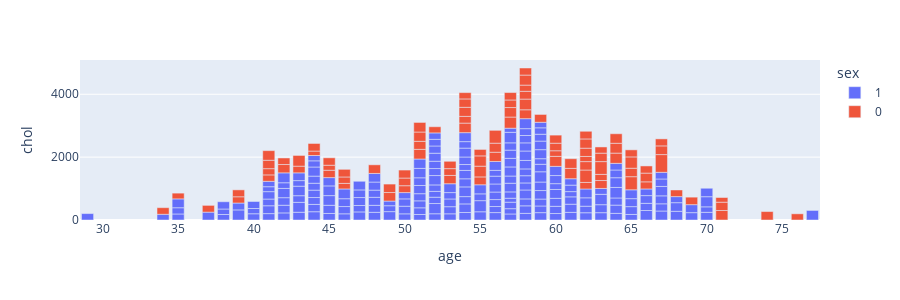

Notebook cell for this chart:
### Code cell
df1 = df
df1['sex'] = df1['sex'].astype(str)
fig = px.bar(df1, x='age', y='chol', hover_data=['oldpeak'], color='sex', height=300)
fig.show()

### Figure 1 — Plotly figure (JSON) as saved in the notebook; plotly's stock layout.template omitted (floating-point values rounded to 4 significant figures; data arrays with more than 128 entries replaced by an {"elided": "..."} marker saying what was removed)
{"data": [{"alignmentgroup": "True", "customdata": {"elided": "207x1 float values"}, "hovertemplate": "sex=1<br>age=%{x}<br>chol=%{y}<br>oldpeak=%{customdata[0]}<extra></extra>", "legendgroup": "1", "marker": {"color": "#636efa", "pattern": {"shape": ""}}, "name": "1", "offsetgroup": "1", "orientation": "v", "showlegend": true, "textposition": "auto", "type": "bar", "x": {"elided": "207 int values"}, "xaxis": "x", "y": {"elided": "207 int values"}, "yaxis": "y"}, {"alignmentgroup": "True", "customdata": [[1.4], [0.6], [1.3], [0.2], [1], [1.6], [0], [2.6], [1.8], [0.4], [0.8], [0], [1.4], [0], [0.8], [0.8], [1.5], [0.4], [0], [0], [0.5], [0.6], [0], [0], [0], [1.4], [0.6], [0], [0.2], [1.4], [0], [0.6], [1.6], [1.6], [1], [0], [0], [1.2], [0], [1.5], [0.2], [1.1], [0], [0], [0.2], [0], [0], [0], [2], [0], [0], [0], [0.7], [0], [0.1], [0.2], [0], [0], [0], [0], [0], [0.6], [0], [0.3], [1.1], [0.3], [0.9], [1.6], [0], [0], [0.6], [1.2], [3.6], [1], [0], [1.2], [6.2], [2.6], [1], [3], [1.2], [4], [4], [0], [1.9], [1.9], [1.4], [1], [1.8], [3.4], [0], [2], [2.8], [0], [0.2], [0]], "hovertemplate": "sex=0<br>age=%{x}<br>chol=%{y}<br>oldpeak=%{customdata[0]}<extra></extra>", "legendgroup": "0", "marker": {"color": "#EF553B", "pattern": {"shape": ""}}, "name": "0", "offsetgroup": "0", "orientation": "v", "showlegend": true, "textposition": "auto", "type": "bar", "x": [41, 57, 56, 48, 58, 50, 58, 66, 69, 71, 65, 41, 46, 54, 65, 65, 51, 53, 53, 53, 51, 44, 63, 57, 71, 35, 45, 62, 43, 55, 60, 42, 67, 54, 58, 54, 45, 62, 63, 68, 45, 50, 50, 64, 64, 37, 46, 46, 64, 41, 54, 39, 34, 67, 52, 74, 54, 49, 41, 49, 60, 51, 42, 67, 76, 44, 60, 71, 66, 39, 58, 55, 62, 65, 61, 51, 62, 60, 61, 43, 62, 63, 56, 59, 56, 62, 62, 66, 63, 55, 58, 55, 58, 63, 57, 57], "xaxis": "x", "y": [204, 354, 294, 275, 283, 219, 340, 226, 239, 302, 417, 198, 177, 304, 269, 360, 308, 264, 216, 234, 256, 141, 252, 303, 265, 183, 234, 209, 213, 250, 318, 265, 564, 214, 248, 288, 160, 394, 195, 211, 236, 244, 254, 325, 313, 215, 204, 243, 303, 268, 267, 199, 210, 277, 196, 269, 201, 271, 306, 269, 178, 295, 209, 223, 197, 242, 240, 149, 278, 220, 197, 342, 268, 225, 330, 305, 164, 258, 307, 341, 263, 407, 288, 249, 409, 294, 244, 228, 269, 327, 319, 205, 225, 197, 241, 236], "yaxis": "y"}], "layout": {"barmode": "relative", "height": 300, "legend": {"title": {"text": "sex"}, "tracegroupgap": 0}, "margin": {"t": 60}, "xaxis": {"anchor": "y", "domain": [0, 1], "title": {"text": "age"}}, "yaxis": {"anchor": "x", "domain": [0, 1], "title": {"text": "chol"}}}}
